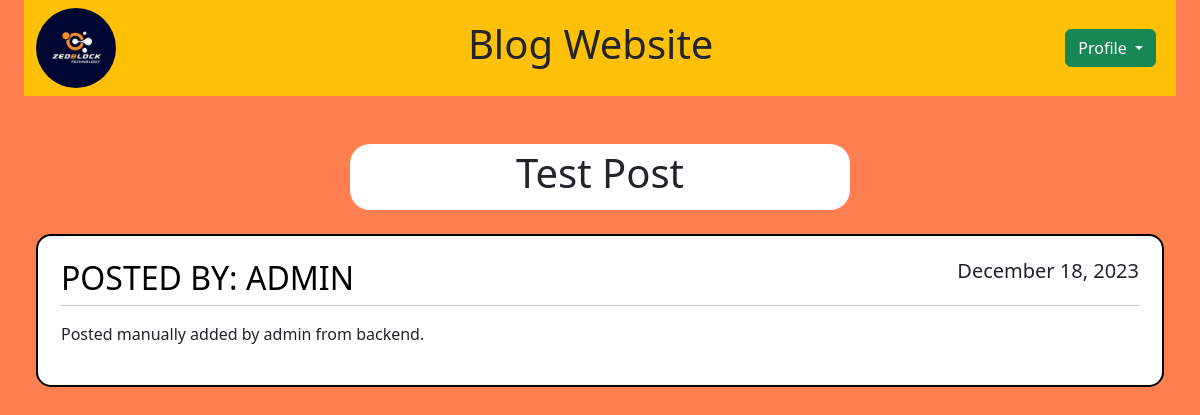
The app's page /read/1/ with its own data.
### blog_app/models.py (models this page shows, shortened)
class Post(models.Model):
    title = models.CharField(max_length=100)
    content = models.TextField()
    date_posted = models.DateTimeField(default=timezone.now)
    author = models.ForeignKey(User, on_delete=models.CASCADE)

### blog_app/views.py (the view)
# urls.py: path('read/<int:post_id>/', views.read_post, name='read_post'),
def read_post(request, post_id):
    post = get_object_or_404(Post, pk=post_id)
    return render(request, 'blog_app/read_post.html', {'post': post})

### blog_app/templates/blog_app/read_post.html (shortened to what this page needs)
{% extends 'blog_app/base.html' %}
{% block content %}
{% load static %}
<div class="container custom-container">
    <nav class="navbar navbar-light bg-warning">
        <div class="container-fluid">
            <a href="/home"><img class="rounded-circle" src="{% static 'image/logo.png' %}" alt="" height="80"></a>
            <h1>Blog Website</h1>
            <form class="form-inline my-2 my-lg-0">
                <div class="dropdown me-2">
                    <button class="btn btn-success dropdown-toggle" type="button" id="dropdownMenuButton" data-bs-toggle="dropdown" aria-haspopup="true" aria-expanded="false">
                        Profile
                    </button>
                </div>
            </form>
        </div>
    </nav>
    <br><br>
    <div class="container custom-container" style="max-width: 500px ; border-radius: 20px; padding-top: 5px; padding-bottom: 5px; background-color:#ffffff; text-align: center ">
        <h1>{{ post.title }}</h1>
    </div>
    <br>
    <div class="container custom-container" style="max-width: 1350px ;">
        <article class="media content-section">
            <div class="media-body" style="border: 2px solid black; padding: 23px; margin-bottom: 10px; background-color:#ffffff; border-radius:15px ;">
                <div class="article-metadata">
                    <h2 class="text-uppercase" style="text-align:left;float:left; color: #000000;">posted by: {{ post.author }}</h2>
                    <h5 style="text-align:right;float:right;">{{ post.date_posted|date:"F d, Y" }}</h5>
                    <hr style="clear:both;" />
                </div>
                <p class="article-content">{{ post.content }}</p>
            </div>
        </article>
    </div>
</div>
{% endblock %}

### blog_app/templates/blog_app/base.html (style rules this page uses)
body { background-color: coral; }
.custom-container { max-width: 1350px; }

### records on screen
Post: title "Test Post", author "ADMIN", date_posted "December 18, 2023", content "Posted manually added by admin from backend."
